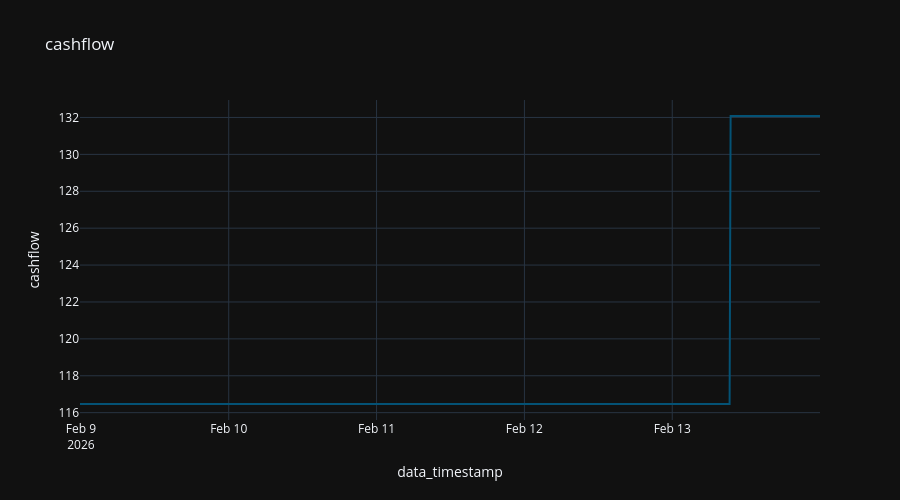

The notebook cell saved with this chart:
### Code cell
x = df[df['ticker'] == asset_ticker][['data_timestamp', 'cashflow', 'ticker']].sort_values(by="data_timestamp")

fig = px.line (
  x,
  "data_timestamp",
  "cashflow",
  title="cashflow"
#   color_discrete_sequence="Tealgrn_r",
)

fig.update_layout (
  height=500,
)

### Figure 1 — Plotly figure (JSON) as saved in the notebook; plotly's stock layout.template omitted (floating-point values rounded to 4 significant figures; data arrays with more than 128 entries replaced by an {"elided": "..."} marker saying what was removed)
{"data": [{"hovertemplate": "data_timestamp=%{x}<br>cashflow=%{y}<extra></extra>", "legendgroup": "", "line": {"color": "rgb(4, 82, 117)", "dash": "solid"}, "marker": {"symbol": "circle"}, "mode": "lines", "name": "", "orientation": "v", "showlegend": false, "type": "scatter", "x": {"elided": "238 str values"}, "xaxis": "x", "y": {"elided": "238 float values"}, "yaxis": "y"}], "layout": {"height": 500, "legend": {"tracegroupgap": 0}, "title": {"text": "cashflow"}, "xaxis": {"anchor": "y", "domain": [0, 1], "title": {"text": "data_timestamp"}}, "yaxis": {"anchor": "x", "domain": [0, 1], "title": {"text": "cashflow"}}}}
